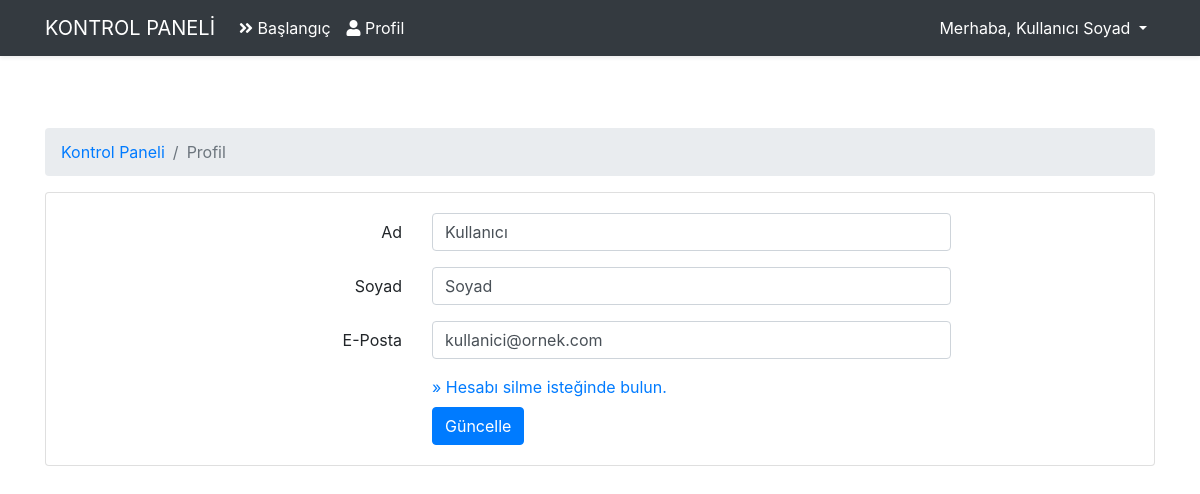
Page /admin/profile (signed in) on the committed database.
### tables this page shows
CREATE TABLE `users` (
  `id` int(11) NOT NULL,
  `name` varchar(255) NOT NULL,
  `lastname` varchar(255) NOT NULL,
  `email` varchar(255) NOT NULL,
  `password` varchar(255) NOT NULL,
  `role_level` int(11) NOT NULL DEFAULT 1
);

### core/Router.php (called while the page is built, shortened)
<?php
class Router
{
    public Request $request;
    protected array $routes = [];
    public function __construct(Request $request)
    {
        $this->request = $request;
    }
    public function get($path, $callback)
    {
        $this->routes['get'][$path] = $callback;
    }
    public function post($path, $callback)
    {
        $this->routes['post'][$path] = $callback;
    }
    public function resolve()
    {
        $path = $this->request->getPath();
        $method = $this->request->method();
        $callback = $this->routes[$method][$path] ?? false;
        if (is_array($callback)) {
            $controller = new $callback[0]();
            $controller->action = $callback[1];
            $callback[0] = $controller;
        }
        return call_user_func($callback, $this->request);
    }
    public function view(string $view, ?string $title = null, array $data = [])
    {
        require_once __DIR__ . "/../app/views/$view.php";
        return ob_get_clean();
    }
}

### core/Controller.php (called while the page is built, shortened)
<?php
abstract class Controller
{
    public static function view(string $view, ?string $title = null, array $data = [])
    {
        return Application::$app->router->view($view, $title, $data);
    }
}

### app/Controllers/Admin/ProfileController.php (called while the page is built, shortened)
<?php
class ProfileController extends Controller
{
    public function edit()
    {
        return $this->view('auth/admin/user-profile', 'Profil', compact('user'));
    }
}

### public/index.php (called while the page is built, shortened)
<?php
$app = new Application();
$app->run();

### core/Session.php (called while the page is built, shortened)
<?php
class Session
{
    public static function get($key)
    {
        return !empty($_SESSION[$key]) ? $_SESSION[$key] : null;
    }
}

### core/DB.php (called while the page is built, shortened)
<?php
class DB
{
    public static function connection()
    {
        $env = parse_ini_file(__DIR__ . '/../.env');
        $host = $env['DB_HOST'];
        $database = $env['DB_DATABASE'];
        $username = $env['DB_USERNAME'];
        $password = $env['DB_PASSWORD'];
        try {
            $dsn = "mysql:host=$host; dbname=$database;";
            $pdo = new PDO($dsn, $username, $password);
            return $pdo;
        } catch (PDOException $e) {
            echo "Veritabanı hatası " . $e->getMessage();
            Logger::emergency('Veritabanına bağlanamadı.', [false]);
            exit();
        }
    }
    public static function find(string $table, mixed $id)
    {
        $db = self::connection();
        $stm = $db->prepare("SELECT * FROM $table WHERE id = :id");
        $stm->bindParam(":id", $id);
        $stm->execute();
        return $stm->fetch(PDO::FETCH_ASSOC);
    }
}

### core/Model.php (called while the page is built, shortened)
<?php
abstract class Model
{
    public static function find(int $id) {
        $table = static::$table;
        return DB::find($table, $id);
    }
}

### app/views/auth/admin/user-profile.php (the view, shortened to what this page needs)
<?php use Core\Session;
require __DIR__ . '/layouts/header.php';?>
    <div class="container">
        <div class="row justify-content-center py-5">
            <div class="col-md-12">
                <nav aria-label="breadcrumb">
                    <ol class="breadcrumb">
                        <li class="breadcrumb-item"><a href="/admin">Kontrol Paneli</a></li>
                        <li class="breadcrumb-item active" aria-current="page"><?= $title ?></li>
                    </ol>
                </nav>
                <div class="card">
                    <div class="card-body">
                        <form action="" method="POST">
                            <div class="form-group row">
                                <label for="name" class="col-md-4 col-form-label text-md-right">Ad</label>
                                <div class="col-md-6">
                                    <input id="name" type="text" class="form-control" name="name" value="<?= $user['name'] ?>">
                                </div>
                            </div>
                            <div class="form-group row">
                                <label for="name" class="col-md-4 col-form-label text-md-right">Soyad</label>
                                <div class="col-md-6">
                                    <input id="lastname" type="text" class="form-control" name="lastname" value="<?= $user['lastname'] ?>">
                                </div>
                            </div>
                            <div class="form-group row">
                                <label for="name" class="col-md-4 col-form-label text-md-right">E-Posta</label>
                                <div class="col-md-6">
                                    <input id="email" type="email" class="form-control" name="email" value="<?= $user['email'] ?>">
                                </div>
                            </div>
                            <div class="form-group row mb-0 mb-2">
                                <div class="col-md-6 offset-md-4">
                                    <a href="/admin/profile/delete">» Hesabı silme isteğinde bulun.</a>
                                </div>
                            </div>
                            <div class="form-group row mb-0">
                                <div class="col-md-6 offset-md-4">
                                    <button type="submit" class="btn btn-primary" value="update">Güncelle</button>
                                </div>
                            </div>
                        </form>
                    </div>
                </div>
            </div>
        </div>
    </div>
<?php require __DIR__ . '/layouts/footer.php';?>

### app/views/auth/admin/layouts/navbar.php (shortened to what this page needs)
<nav class="navbar navbar-expand-md navbar-dark bg-dark shadow-sm">
    <div class="container">
        <a class="navbar-brand text-uppercase" href="/admin">Kontrol Paneli</a>
        <div class="collapse navbar-collapse" id="navbars">
            <ul class="navbar-nav me-auto mb-2 mb-lg-0">
                <li class="nav-item">
                    <a class="nav-link text-white" aria-current="page" href="/admin">
                        <i class="fas fa-angle-double-right"></i>
                        Başlangıç
                    </a>
                </li>
                <li class="nav-item">
                    <a class="nav-link text-white" aria-current="page" href="/admin/profile">
                        <i class="fas fa-user"></i>
                        Profil
                    </a>
                </li>
            </ul>
            <div class="navbar-collapse">
                <ul class="navbar-nav ml-auto">
                    <div class="dropdown">
                        <a class="nav-link dropdown-toggle text-white" href="#" role="button" id="dropdownMenuLink" data-bs-toggle="dropdown" aria-expanded="false">
                            Merhaba, <?php echo user('name') ?> <?php echo user('lastname') ?>
                        </a>
                    </div>
                </ul>
            </div>
        </div>
    </div>
</nav>

### rows in the picture
users: name "Kullanıcı", lastname "Soyad", email "kullanici@ornek.com"

### other values in the picture
$title "Profil"
